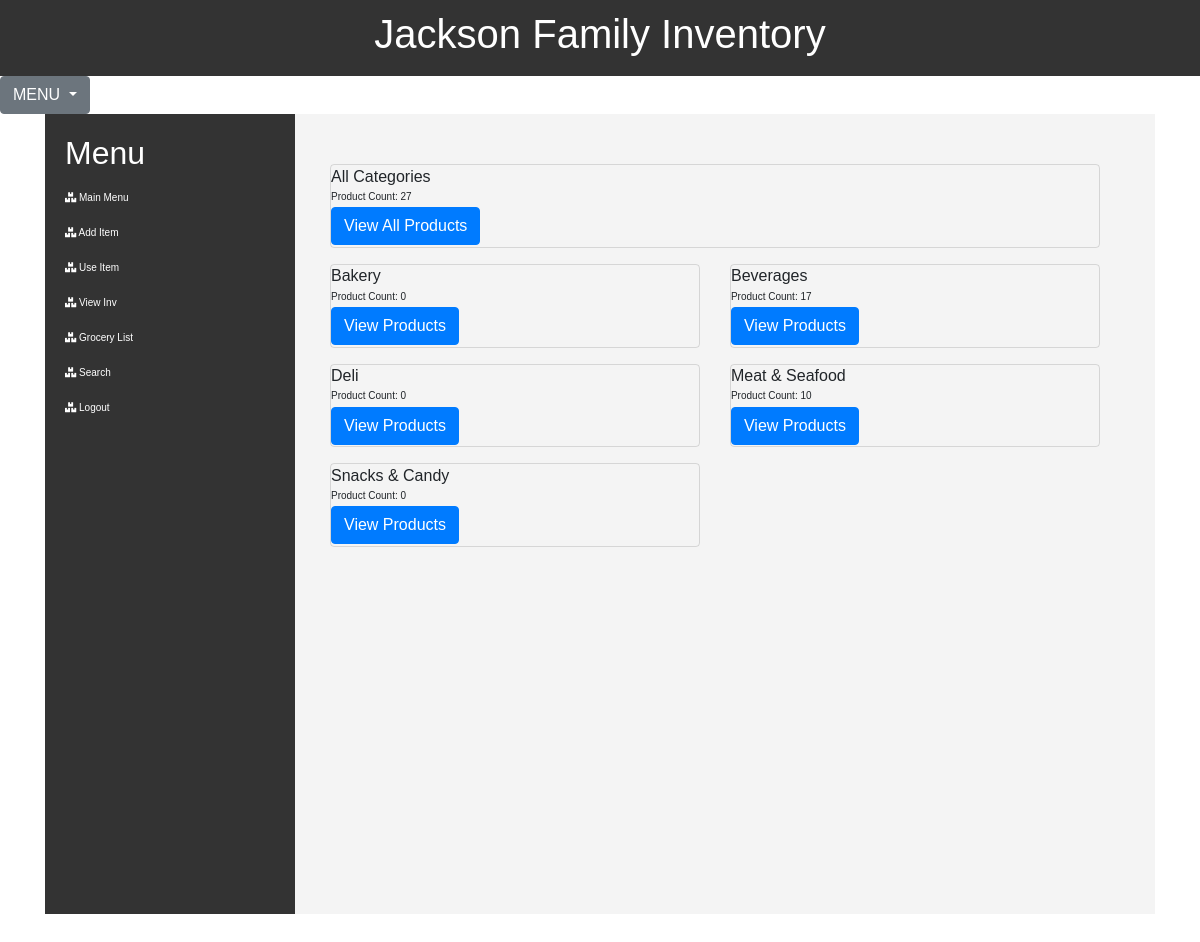
Screenshot of /items (signed in) with the database file from the repository.
### JacksonInventory/models.py (models this page shows)
class Category(db.Model):
    id = db.Column(db.Integer, primary_key=True)
    category = db.Column(db.String(75), unique=True)
    items = db.relationship('Item', backref='category', lazy=True)

### JacksonInventory/routes.py (the view)
@app.route('/items')
@login_required
def items_page():
    query = text('''
    SELECT c.id, c.category, COUNT(i.category_id) AS product_count
    FROM category c
    LEFT JOIN item i ON i.category_id = c.id
    GROUP BY c.id, c.category
    ORDER BY c.category
    ''')
    result = db.session.execute(query)
    categories = result.fetchall()
    total_product_count = db.session.query(func.count()).select_from(Item).scalar()
    return render_template('items.html', categories=categories, total_product_count=total_product_count)

### JacksonInventory/models.py (called while the page is built)
@login_manager.user_loader
def load_user(user_id):
    return User.query.get(int(user_id))

### JacksonInventory/routes.py (called while the page is built)
@app.context_processor
def base():
    form = SearchForm()
    return dict(form=form)

### JacksonInventory/templates/items.html (shortened to what this page needs)
{% extends 'base.html' %}
{% block content %}
<br/></br/>
<div class="container">
  <div class="row justify-content-center">
    <div class="col-12">
      {% if categories %}
      <div class="card mb-3" style="background-color: transparent;">
        <div class="row no-gutters">
          <div class="col-6">
            <div class="card-body">
              <h6 class="card-title">All Categories</h6>
              <p class="card-text">Product Count: {{ total_product_count }}</p>
              <a href="{{ url_for('all_categories_page') }}" class="btn btn-primary">View All Products</a>
            </div>
          </div>
        </div>
      </div>
      {% endif %}
      <div class="row">
        {% for category in categories %}
        <div class="col-6">
          <div class="card mb-3" style="background-color: transparent;">
            <div class="row no-gutters">
              <div class="col-12">
                <div class="card-body">
                  <h6 class="card-title">{{ category[1] }}</h6>
                  <p class="card-text">Product Count: {{ category[2] }}</p>
                  <a href="{{ url_for('category_page', id=category[0]) }}" class="btn btn-primary">View Products</a>
                </div>
              </div>
            </div>
          </div>
        </div>
        {% endfor %}
      </div>
    </div>
  </div>
</div>
{% endblock %}

### JacksonInventory/templates/base.html (style rules this page uses)
body { margin: 0; font-family: Arial, sans-serif; }
.container { display: flex; height: 100vh; }

### JacksonInventory/templates/items.html (style rules this page uses)
body { font-size: 10px; }
.card-body { padding: 0.1rem 0; }
.card-title, .card-text { margin-bottom: 0.2rem; }

### rows the page displays
Category: category "Bakery", category "0"
Category: category "Beverages", category "17"
Category: category "Deli", category "0"
Category: category "Meat & Seafood", category "10"
Category: category "Snacks & Candy", category "0"

### other values shown
{{ total_product_count }} "27"
